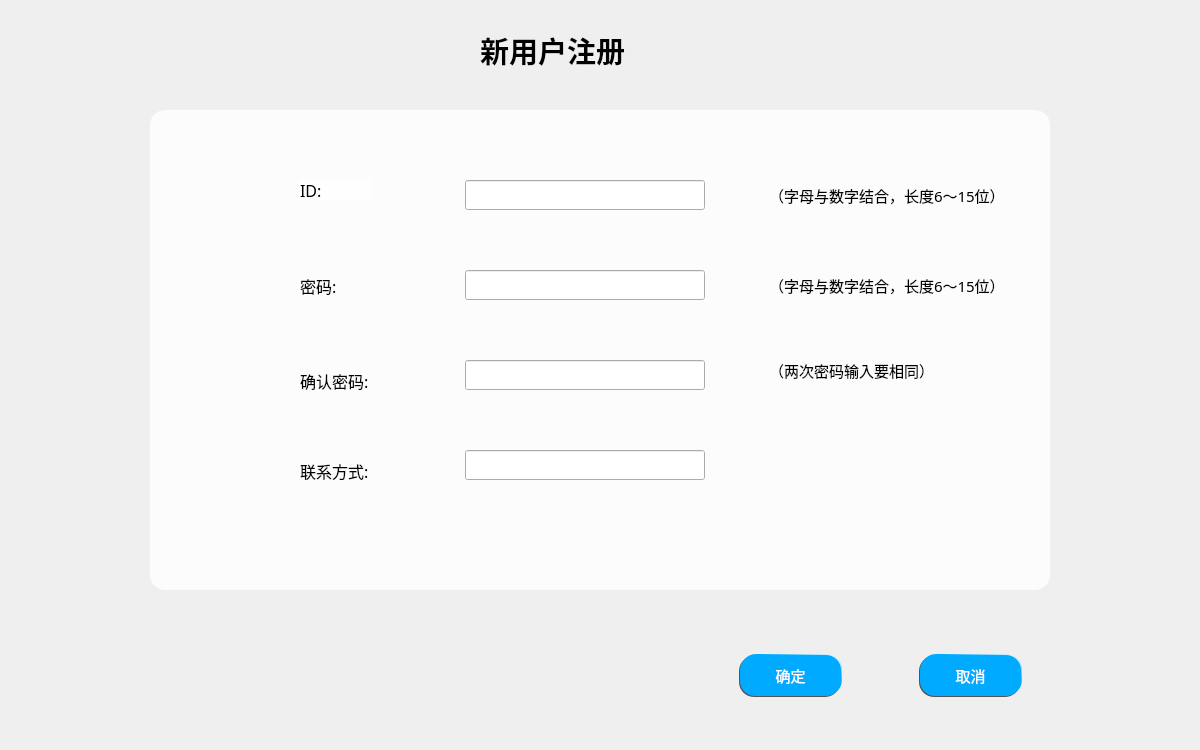
<?xml version="1.0" encoding="UTF-8"?>
<ui version="4.0">
 <class>Dialog</class>
 <widget class="QDialog" name="Dialog">
  <property name="geometry">
   <rect>
    <x>0</x>
    <y>0</y>
    <width>1200</width>
    <height>750</height>
   </rect>
  </property>
  <property name="font">
   <font>
    <pointsize>12</pointsize>
   </font>
  </property>
  <property name="windowTitle">
   <string>Dialog</string>
  </property>
  <property name="styleSheet">
   <string notr="true">#Dialog{border-image: url(:/image/zhuceback.PNG);}</string>
  </property>
  <widget class="QPushButton" name="pushButton">
   <property name="geometry">
    <rect>
     <x>920</x>
     <y>655</y>
     <width>101</width>
     <height>41</height>
    </rect>
   </property>
   <property name="font">
    <font>
     <family>华文楷体</family>
     <pointsize>11</pointsize>
    </font>
   </property>
   <property name="styleSheet">
    <string notr="true">QPushButton{
border-radius:15px;
padding:4px 8px;
color: rgb(255, 255, 255);
background-color: rgba(0, 170, 255);
}
QPushButton:hover{
border-radius:15px;
padding:4px 8px;
color: rgb(255, 255, 255);
background-color: rgba(0, 170, 255,150);

}
QPushButton:pressed{
border-radius:15px;
padding:4px 8px;
color: rgb(255, 255, 255);
background-color: rgba(0, 170,255,50);
}</string>
   </property>
   <property name="text">
    <string>取消</string>
   </property>
  </widget>
  <widget class="QLabel" name="label_8">
   <property name="geometry">
    <rect>
     <x>300</x>
     <y>450</y>
     <width>91</width>
     <height>41</height>
    </rect>
   </property>
   <property name="font">
    <font>
     <family>华文楷体</family>
     <pointsize>12</pointsize>
    </font>
   </property>
   <property name="text">
    <string>联系方式:</string>
   </property>
  </widget>
  <widget class="QLineEdit" name="lineEdit_6">
   <property name="geometry">
    <rect>
     <x>465</x>
     <y>180</y>
     <width>240</width>
     <height>30</height>
    </rect>
   </property>
  </widget>
  <widget class="QLabel" name="label_11">
   <property name="geometry">
    <rect>
     <x>480</x>
     <y>20</y>
     <width>231</width>
     <height>61</height>
    </rect>
   </property>
   <property name="font">
    <font>
     <family>华文楷体</family>
     <pointsize>22</pointsize>
     <weight>75</weight>
     <bold>true</bold>
    </font>
   </property>
   <property name="frameShape">
    <enum>QFrame::NoFrame</enum>
   </property>
   <property name="frameShadow">
    <enum>QFrame::Plain</enum>
   </property>
   <property name="text">
    <string>新用户注册</string>
   </property>
  </widget>
  <widget class="QLineEdit" name="lineEdit_9">
   <property name="geometry">
    <rect>
     <x>465</x>
     <y>360</y>
     <width>240</width>
     <height>30</height>
    </rect>
   </property>
  </widget>
  <widget class="QLabel" name="label_13">
   <property name="geometry">
    <rect>
     <x>300</x>
     <y>360</y>
     <width>101</width>
     <height>41</height>
    </rect>
   </property>
   <property name="font">
    <font>
     <family>华文楷体</family>
     <pointsize>12</pointsize>
    </font>
   </property>
   <property name="text">
    <string>确认密码:</string>
   </property>
  </widget>
  <widget class="QLabel" name="Idlabel">
   <property name="geometry">
    <rect>
     <x>769</x>
     <y>180</y>
     <width>271</width>
     <height>31</height>
    </rect>
   </property>
   <property name="font">
    <font>
     <family>华文楷体</family>
     <pointsize>11</pointsize>
    </font>
   </property>
   <property name="frameShape">
    <enum>QFrame::NoFrame</enum>
   </property>
   <property name="text">
    <string>（字母与数字结合，长度6～15位）</string>
   </property>
  </widget>
  <widget class="QLineEdit" name="lineEdit_10">
   <property name="geometry">
    <rect>
     <x>465</x>
     <y>270</y>
     <width>240</width>
     <height>30</height>
    </rect>
   </property>
  </widget>
  <widget class="QLineEdit" name="lineEdit_11">
   <property name="geometry">
    <rect>
     <x>465</x>
     <y>450</y>
     <width>240</width>
     <height>30</height>
    </rect>
   </property>
  </widget>
  <widget class="QLabel" name="Comlabel">
   <property name="geometry">
    <rect>
     <x>769</x>
     <y>360</y>
     <width>301</width>
     <height>21</height>
    </rect>
   </property>
   <property name="font">
    <font>
     <family>华文楷体</family>
     <pointsize>11</pointsize>
    </font>
   </property>
   <property name="text">
    <string>（两次密码输入要相同）</string>
   </property>
  </widget>
  <widget class="QLabel" name="label_17">
   <property name="geometry">
    <rect>
     <x>300</x>
     <y>270</y>
     <width>51</width>
     <height>31</height>
    </rect>
   </property>
   <property name="font">
    <font>
     <family>华文楷体</family>
     <pointsize>12</pointsize>
    </font>
   </property>
   <property name="text">
    <string>密码:</string>
   </property>
  </widget>
  <widget class="QPushButton" name="pushButton_2">
   <property name="geometry">
    <rect>
     <x>740</x>
     <y>655</y>
     <width>101</width>
     <height>41</height>
    </rect>
   </property>
   <property name="font">
    <font>
     <family>华文楷体</family>
     <pointsize>11</pointsize>
    </font>
   </property>
   <property name="styleSheet">
    <string notr="true">QPushButton{
border-radius:15px;
padding:4px 8px;
color: rgb(255, 255, 255);
background-color: rgba(0, 170, 255);
}
QPushButton:hover{
border-radius:15px;
padding:4px 8px;
color: rgb(255, 255, 255);
background-color: rgba(0, 170, 255,150);

}
QPushButton:pressed{
border-radius:15px;
padding:4px 8px;
color: rgb(255, 255, 255);
background-color: rgba(0, 170,255,50);
}</string>
   </property>
   <property name="text">
    <string>确定</string>
   </property>
  </widget>
  <widget class="QLabel" name="Phonelabel">
   <property name="geometry">
    <rect>
     <x>775</x>
     <y>450</y>
     <width>211</width>
     <height>31</height>
    </rect>
   </property>
   <property name="font">
    <font>
     <family>华文楷体</family>
    </font>
   </property>
   <property name="text">
    <string/>
   </property>
  </widget>
  <widget class="QLabel" name="Passlabel">
   <property name="geometry">
    <rect>
     <x>769</x>
     <y>270</y>
     <width>271</width>
     <height>31</height>
    </rect>
   </property>
   <property name="font">
    <font>
     <family>华文楷体</family>
     <pointsize>11</pointsize>
    </font>
   </property>
   <property name="text">
    <string>（字母与数字结合，长度6～15位）</string>
   </property>
  </widget>
  <widget class="QWidget" name="widget" native="true">
   <property name="geometry">
    <rect>
     <x>150</x>
     <y>110</y>
     <width>900</width>
     <height>480</height>
    </rect>
   </property>
   <property name="styleSheet">
    <string notr="true">background-color: rgba(255, 255, 255,200);
border-radius:15px</string>
   </property>
   <widget class="QLabel" name="label_15">
    <property name="geometry">
     <rect>
      <x>150</x>
      <y>70</y>
      <width>71</width>
      <height>21</height>
     </rect>
    </property>
    <property name="font">
     <font>
      <family>华文楷体</family>
      <pointsize>12</pointsize>
     </font>
    </property>
    <property name="text">
     <string>ID:</string>
    </property>
   </widget>
  </widget>
  <widget class="QLabel" name="label_14">
   <property name="geometry">
    <rect>
     <x>741</x>
     <y>654</y>
     <width>101</width>
     <height>41</height>
    </rect>
   </property>
   <property name="font">
    <font>
     <pointsize>16</pointsize>
    </font>
   </property>
   <property name="styleSheet">
    <string notr="true">background-color: qlineargradient(spread:pad, x1:0.592, y1:0.409045, x2:1, y2:0, stop:0 rgba(0, 170, 255, 255), stop:1 rgba(255, 255, 255, 255));
border-radius:15px;
padding:4px 8px;
color: rgb(255, 255, 255);
</string>
   </property>
   <property name="text">
    <string/>
   </property>
  </widget>
  <widget class="QLabel" name="label_16">
   <property name="geometry">
    <rect>
     <x>921</x>
     <y>654</y>
     <width>101</width>
     <height>41</height>
    </rect>
   </property>
   <property name="font">
    <font>
     <pointsize>16</pointsize>
    </font>
   </property>
   <property name="styleSheet">
    <string notr="true">background-color: qlineargradient(spread:pad, x1:0.592, y1:0.409045, x2:1, y2:0, stop:0 rgba(0, 170, 255, 255), stop:1 rgba(255, 255, 255, 255));
border-radius:15px;
padding:4px 8px;
color: rgb(255, 255, 255);
</string>
   </property>
   <property name="text">
    <string/>
   </property>
  </widget>
  <widget class="QLabel" name="label_18">
   <property name="geometry">
    <rect>
     <x>919</x>
     <y>656</y>
     <width>101</width>
     <height>41</height>
    </rect>
   </property>
   <property name="styleSheet">
    <string notr="true">background-color: rgb(83, 83, 83);
border-radius:15px;
padding:4px 8px</string>
   </property>
   <property name="text">
    <string/>
   </property>
  </widget>
  <widget class="QLabel" name="label_19">
   <property name="geometry">
    <rect>
     <x>739</x>
     <y>656</y>
     <width>101</width>
     <height>41</height>
    </rect>
   </property>
   <property name="styleSheet">
    <string notr="true">background-color: rgb(83, 83, 83);
border-radius:15px;
padding:4px 8px</string>
   </property>
   <property name="text">
    <string/>
   </property>
  </widget>
  <zorder>widget</zorder>
  <zorder>label_8</zorder>
  <zorder>lineEdit_6</zorder>
  <zorder>label_11</zorder>
  <zorder>lineEdit_9</zorder>
  <zorder>label_13</zorder>
  <zorder>Idlabel</zorder>
  <zorder>lineEdit_10</zorder>
  <zorder>lineEdit_11</zorder>
  <zorder>Comlabel</zorder>
  <zorder>label_17</zorder>
  <zorder>Phonelabel</zorder>
  <zorder>Passlabel</zorder>
  <zorder>label_18</zorder>
  <zorder>label_19</zorder>
  <zorder>label_16</zorder>
  <zorder>pushButton</zorder>
  <zorder>label_14</zorder>
  <zorder>pushButton_2</zorder>
 </widget>
 <tabstops>
  <tabstop>lineEdit_6</tabstop>
  <tabstop>lineEdit_10</tabstop>
  <tabstop>lineEdit_9</tabstop>
  <tabstop>lineEdit_11</tabstop>
  <tabstop>pushButton_2</tabstop>
  <tabstop>pushButton</tabstop>
 </tabstops>
 <resources/>
 <connections/>
</ui>
